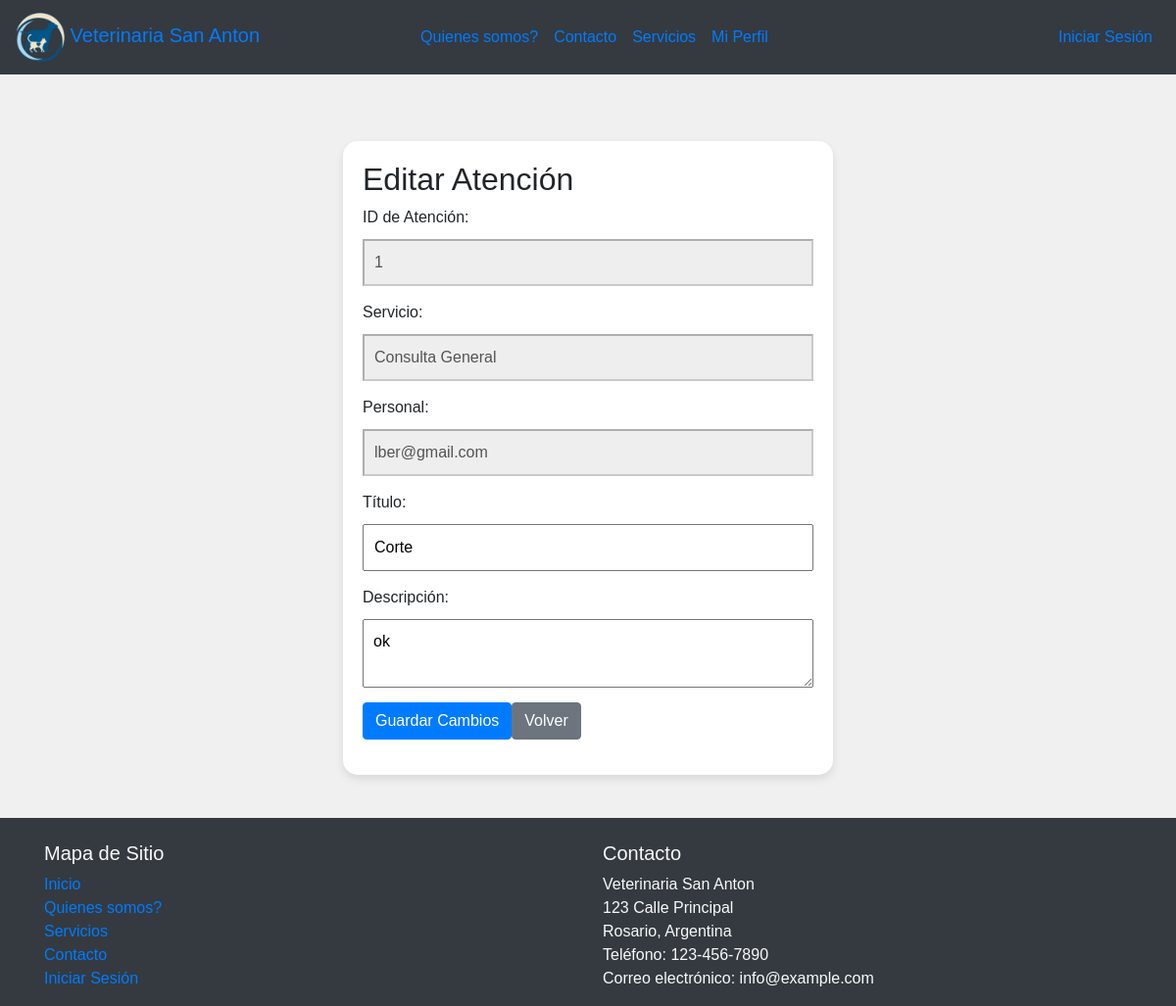
The app's page /editar_atencion.php?id=1 with its own data.
### tables this page shows
CREATE TABLE `atenciones` (
  `id` int(11) NOT NULL,
  `mascota_id` int(11) NOT NULL,
  `servicio_id` int(11) NOT NULL,
  `personal_id` int(11) NOT NULL,
  `fecha_hora` date NOT NULL,
  `titulo` varchar(20) NOT NULL,
  `descripcion` text NOT NULL
);

CREATE TABLE `servicios` (
  `id` int(11) NOT NULL,
  `nombre` varchar(20) NOT NULL,
  `tipo` varchar(20) NOT NULL,
  `precio` varchar(20) NOT NULL
);

CREATE TABLE `personal` (
  `id` int(11) NOT NULL,
  `email` varchar(20) NOT NULL,
  `clave` int(20) NOT NULL,
  `rol_id` int(11) NOT NULL,
  `nombre` varchar(20) NOT NULL,
  `apellido` varchar(20) NOT NULL
);

### editar_atencion.php (the view, shortened to what this page needs)
<?php
include 'conexion.php';
$id_atencion = $_GET['id'];
$consulta_atencion = "SELECT * FROM atenciones WHERE id = '$id_atencion'";
$resultado_atencion = $conn->query($consulta_atencion);
if ($resultado_atencion->num_rows > 0) {
    $atencion = $resultado_atencion->fetch_assoc();
    echo "<html>";
    echo "<head>";
    echo "<link type='text/css' rel='stylesheet' href='https://maxcdn.bootstrapcdn.com/bootstrap/4.0.0/css/bootstrap.min.css'>";
    echo "</head>";
    echo "<body><nav class='navbar navbar-expand-lg  bg-dark '>
  <a class='navbar-brand' href='pagina.html'>
      <img src='imagenes/logovet.png' alt='Logo' width='50' height='50'>
        Veterinaria San Anton
    </a>
  <button class='navbar-toggler' type='button' data-toggle='collapse' data-target='#navbarNav' aria-controls='navbarNav' aria-expanded='false' aria-label='Toggle navigation'>
    <span class='navbar-toggler-icon'></span>
  </button>
  <div class='collapse navbar-collapse' id='navbarNav'>
    <ul class='navbar-nav mx-auto' >
      <li class='nav-item'>
        <a class='nav-link' href='quienes-somos.html'>Quienes somos?</a>
      </li>
      <li class='nav-item'>
        <a class='nav-link' href='contacto.html'>Contacto</a>
      </li>
      <li class='nav-item'>
        <a class='nav-link' href='servicios.html'>Servicios</a>
      </li>
      <li class='nav-item'>
        <a class='nav-link' href='gestionar-mi-perfil.php'>Mi Perfil</a>
      </li>
    </ul>
    <ul class='navbar-nav ml-auto'>
      <li class='nav-item'>
        <a class='nav-link' href='login.html'>Iniciar Sesión</a>
      </li>
    </ul>
  </div>
</nav>
<br><br>";
    echo "<div class='form-container'>";
    echo "<h2>Editar Atención</h2>";
    echo "<form action='procesar_edicion_atencion.php' method='post'>";
    echo "<label for='id_atencion'>ID de Atención:</label>";
    echo "<input type='text' name='id_atencion' value='" . $atencion['id'] . "' disabled><br>";
    echo "<label for='servicio'>Servicio:</label>";
    echo "<input type='text' name='servicio' value='" . obtenerNombreServicio($atencion['servicio_id'], $conn) . "' disabled><br>";
    echo "<label for='personal'>Personal:</label>";
    echo "<input type='text' name='personal' value='" . obtenerNombrePersonal($atencion['personal_id'], $conn) . "' disabled><br>";
    echo "<label for='titulo'>Título:</label>";
    echo "<input type='text' name='titulo' value='" . $atencion['titulo'] . "'><br>";
    echo "<label for='descripcion'>Descripción:</label>";
    echo "<textarea name='descripcion'>" . $atencion['descripcion'] . "</textarea><br>";
    echo '<button type="submit" class="btn btn-primary">Guardar Cambios</button>';
    echo '<a href="gestionar-mi-perfil.php" class="btn btn-secondary">Volver</a>';
    echo "</form>";
    echo "</div> <br> <footer class='footer bg-dark text-light'>
  <div class='container'>
    <div class='row'>
      <div class='col-md-6'>
        <br>
        <h5>Mapa de Sitio</h5>
        <ul class='list-unstyled'>
          <li><a href='pagina.html'>Inicio</a></li>
          <li><a href='quienes-somos.html'>Quienes somos?</a></li>
          <li><a href='servicios.html'>Servicios</a></li>
          <li><a href='contacto.html'>Contacto</a></li>
          <li><a href='login.html'>Iniciar Sesión</a></li>
        </ul>
      </div>
      <div class='col-md-6'>
        <br>
        <h5>Contacto</h5>
        <address>
          Veterinaria San Anton<br>
          123 Calle Principal<br>
          Rosario, Argentina<br>
          Teléfono: 123-456-7890<br>
          Correo electrónico: info@example.com
        </address>
      </div>
    </div>
  </div>
</footer>";
    echo "</body>";
    echo "</html>";
    echo "</body>";
    echo "</html>";
} else {
    echo "<p>Atención no encontrada.</p>";
}
function obtenerNombreServicio($servicio_id, $conn) {
    $consulta = "SELECT nombre FROM servicios WHERE id = '$servicio_id'";
    $resultado = $conn->query($consulta);
    if ($resultado->num_rows > 0) {
        $servicio = $resultado->fetch_assoc();
        return $servicio['nombre'];
    } else {
        return "Desconocido";
    }
}
function obtenerNombrePersonal($personal_id, $conn) {
    $consulta = "SELECT email FROM personal WHERE id = '$personal_id'";
    $resultado = $conn->query($consulta);
    if ($resultado->num_rows > 0) {
        $personal = $resultado->fetch_assoc();
        return $personal['email'];
    } else {
        return "Desconocido";
    }
}
?>

### editar_atencion.php (style rules this page uses)
body { font-family: 'Arial', sans-serif; background-color: #f0f0f0; }
.form-container { width: 500px; margin: 20px auto; padding: 20px; background-color: #fff; box-shadow: 0 4px 8px rgba(0,0,0,0.1); border-radius: 15px; }
label { display: block; margin-bottom: 10px; }
input, textarea { width: 100%; padding: 10px; margin-bottom: 15px; }
input[disabled], textarea[disabled] { background-color: #eee; }

### records on screen
atenciones: id_atencion "1", servicio "Consulta General", personal "lber@gmail.com", titulo "Corte", descripcion "ok"
